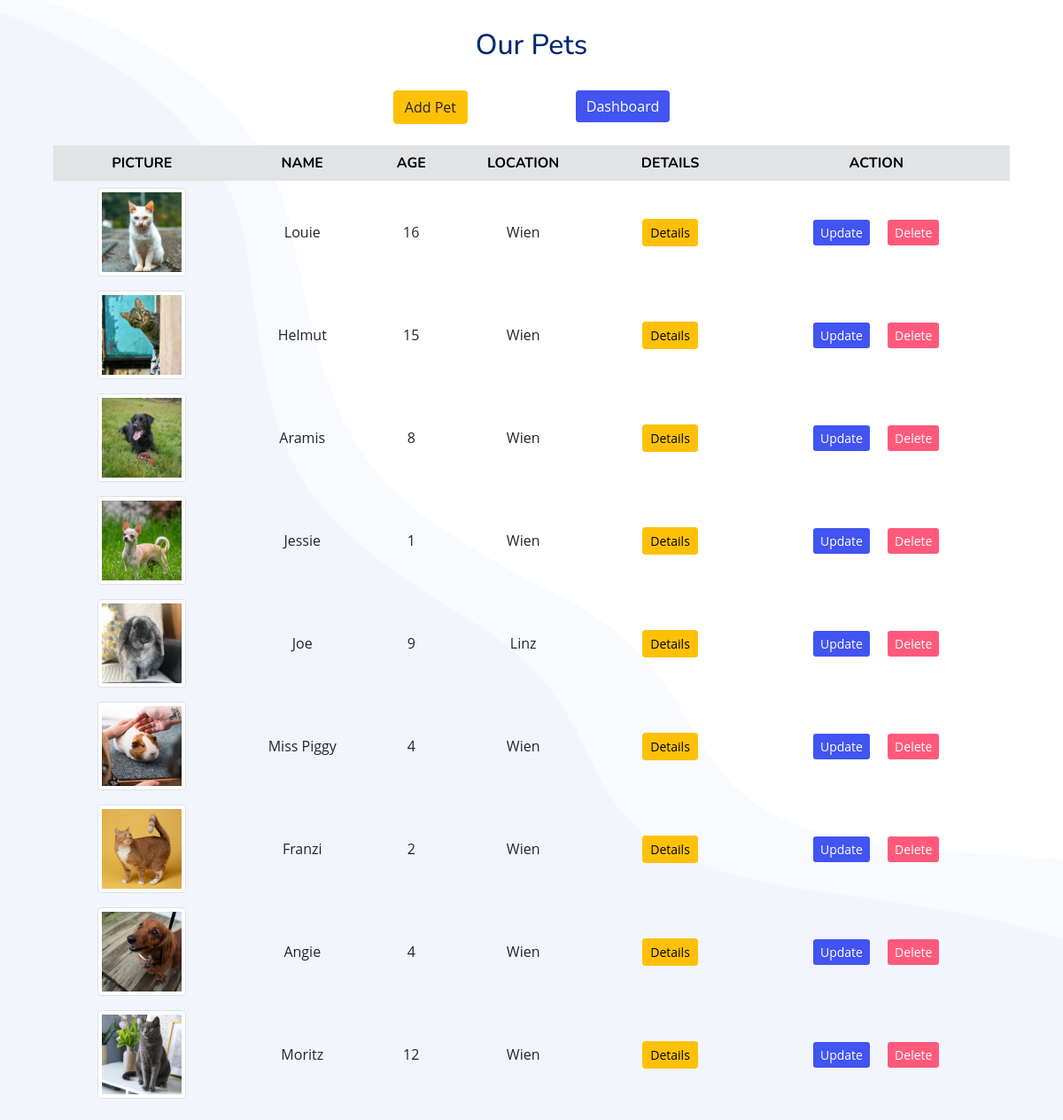
The page /pets/index.php (signed in) on the database its author committed.
### tables this page shows
CREATE TABLE `animals` (
  `id` int(11) NOT NULL,
  `name` varchar(55) NOT NULL,
  `breed` varchar(55) NOT NULL,
  `picture` varchar(255) DEFAULT NULL,
  `descr` varchar(500) DEFAULT NULL,
  `size` int(11) DEFAULT NULL,
  `age` int(11) NOT NULL,
  `location` varchar(55) NOT NULL,
  `vaccinated` varchar(55) NOT NULL,
  `status` varchar(55) NOT NULL
);

### pets/index.php (the view, shortened to what this page needs)
<?php
require_once '../components/db_connect.php' ;
$sql = "SELECT * FROM animals";
$result = mysqli_query($connect ,$sql);
$tbody='';
if(mysqli_num_rows($result)  > 0) {
  while($row = mysqli_fetch_array($result, MYSQLI_ASSOC)){
    $tbody .= "<tr>
      <td><img class='img-thumbnail' src='../pictures/" .$row['picture']."'</td>
      <td>" .$row['name']."</td>
      <td>" . $row['age'] . "</td>
      <td>" .$row['location']."</td>
      <td><a href='details.php?id=" .$row['id']."'><button class='btn btn-warning btn-sm' type='button'>Details</button></a>
      <td><a href='update.php?id=" .$row['id']."'><button class='btn btn-tertiary btn-sm' type='button'>Update</button></a>
      <a href='delete.php?id=" .$row['id']."'><button class='btn btn-secondary btn-sm' type='button'>Delete</button></a></td>
      </tr>";
  };
} else {
  $tbody =  "<tr><td colspan='6'><center>No Data Available </center></td></tr>";
}
?>
<!DOCTYPE html>
<html lang="en">
<head>
  <?php  require_once '../components/boot.php' ?>
  <link rel="stylesheet" href="../styles/styles.css">
</head>
<body>
<div class="manageProduct mt-3">
  <h2 class="text-center m-4">Our Pets</h2>
  <div class="text-center w-50 mx-auto d-flex justify-content-evenly">
    <a href="create.php"><button class="btn btn-warning btn-gradient text-dark mb-4">Add Pet</button></a>
    <a href ="../dashboard.php"><button class='btn btn-tertiary' type="button">Dashboard</button></a>
  </div>
  <table class='table table-responsive-md'>
    <thead class='table-secondary'>
      <tr>
        <th>Picture</th>
        <th>Name</th>
        <th>Age</th>
        <th>Location</th>
        <th>Details</th>
        <th>Action</th>
      </tr>
    </thead>
    <tbody>
      <?= $tbody;?>
    </tbody>
  </table>
</div>
</body>
</html>

### styles/styles.css (style rules this page uses)
:root { scroll-behavior: smooth; }
* { box-sizing: border-box; }
html { position: relative; }
body { margin-top: 2rem; background-color: #F2F5FB; background-image: url('../assets-template/img/hero-bg.png'); background-size: cover; background-position: top center; background-repeat: no-repeat; font-family: "Open Sans", sans-serif; color: #444444; }
a { color: #4154f1; text-decoration: none!important; }
h1, h2, h3, h4, h5, h6 { font-family: "Nunito", sans-serif; color: #012970; }
.manageProduct { width: 90%; max-width: 100%; margin: auto; }
.img-thumbnail { width: 100px; height: 100px; object-fit: cover; }
th { text-transform: uppercase; font-family: "Nunito", sans-serif; }
td, th { text-align: center; vertical-align: middle; border: none; }
tr { text-align: center; }
.table>:not(:first-child) { border: none; }
button { margin: .5rem; transition: all 0.3s ease-in-out!important; }
.btn-secondary { background-color: #FF5A7C; border: none; }
.btn-tertiary { background-color: #4254F1; color: white; border: none; }

### rows shown on the page
animals: picture (picture), name "Louie", age "16", location "Wien"
animals: picture (picture), name "Helmut", age "15", location "Wien"
animals: picture (picture), name "Aramis", age "8", location "Wien"
animals: picture (picture), name "Jessie", age "1", location "Wien"
animals: picture (picture), name "Joe", age "9", location "Linz"
animals: picture (picture), name "Miss Piggy", age "4", location "Wien"
animals: picture (picture), name "Franzi", age "2", location "Wien"
animals: picture (picture), name "Angie", age "4", location "Wien"
animals: picture (picture), name "Moritz", age "12", location "Wien"
